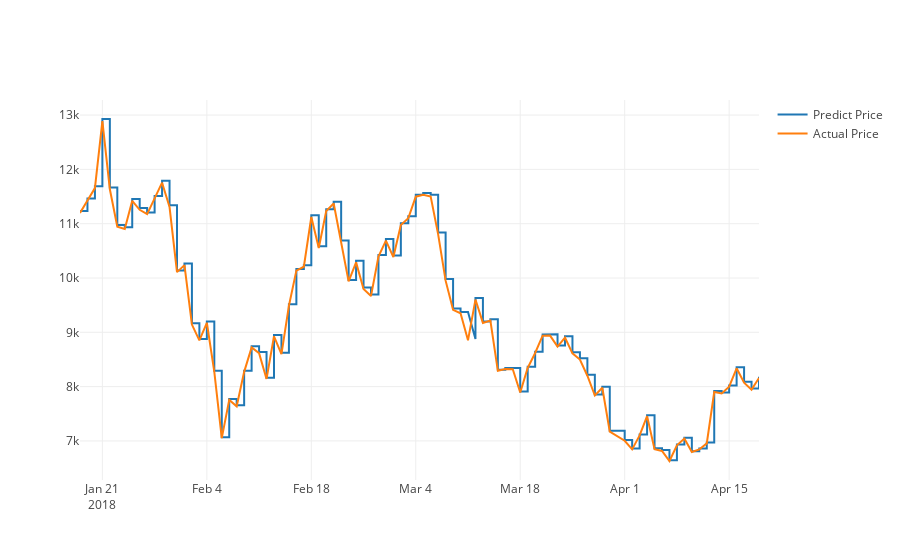

Notebook code cell kept with this figure:
### Code cell
actual_chart = go.Scatter(x=predictDates, y=testY_reshape, name= 'Actual Price')
predict_chart = go.Scatter(x=predictDates, y=yhat_reshape, name= 'Predict Price')
py.iplot([predict_chart, actual_chart])

### Figure 1 — Plotly figure (JSON) as saved in the notebook; plotly's stock layout.template omitted (floating-point values rounded to 4 significant figures; data arrays with more than 128 entries replaced by an {"elided": "..."} marker saying what was removed)
{"data": [{"name": "Predict Price", "type": "scatter", "x": {"elided": "512 str values"}, "y": {"elided": "512 float values"}}, {"name": "Actual Price", "type": "scatter", "x": {"elided": "512 str values"}, "y": {"elided": "512 float values"}}], "layout": {}}
